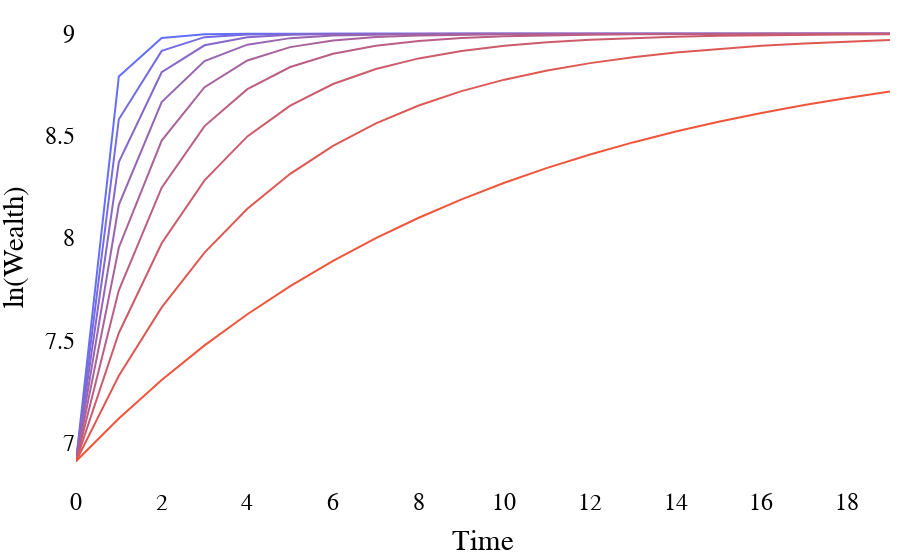

Notebook code for this chart:
### Code cell
import plotly.colors

# Parameters (Fixed)
beta_values = np.arange(0.1, 1.0, 0.1) #spacing = 0.1
W0 = 1000
t = np.arange(0, 20)
mu = 9


color_start = '#636EFA'
color_end = '#EF553B'

# Generate a continuous color scale from the two extreme colors defined above
colors = plotly.colors.sample_colorscale(
    plotly.colors.make_colorscale([color_start, color_end]), len(beta_values)
)


fig = go.Figure()

for i, beta in enumerate(beta_values):
    # Wealth calculation for each beta
    exp_part = (1 - beta**t) * mu
    wealth = np.exp(exp_part) * W0**(beta**t)
    
    fig.add_trace(go.Scatter(x=t, y=np.log(wealth), 
                            mode='lines',
                             name=f'beta = {beta}',
                             line=dict(color=colors[i]),
                                showlegend=False
                             ))

fig.update_layout(
    xaxis=dict(title='Time'),
    yaxis=dict(title='ln(Wealth)'),
    # showlegend=True,
    font_family="Times New Roman",
    title_font_family="Times New Roman",
    font_size=24,
    font_color='black',
    # paper_bgcolor='rgba(0,0,0,0)',
    plot_bgcolor = 'rgba(0,0,0,0)',
    margin=dict(l=10, r=10, t=10, b=10)
)

fig.show()

### Figure 1 — Plotly figure (JSON) as saved in the notebook; plotly's stock layout.template omitted (floating-point values rounded to 4 significant figures)
{"data": [{"line": {"color": "rgb(99, 110, 250)"}, "mode": "lines", "name": "beta = 0.1", "showlegend": false, "type": "scatter", "x": [0, 1, 2, 3, 4, 5, 6, 7, 8, 9, 10, 11, 12, 13, 14, 15, 16, 17, 18, 19], "y": [6.908, 8.791, 8.979, 8.998, 9.0, 9.0, 9.0, 9.0, 9.0, 9.0, 9.0, 9.0, 9.0, 9.0, 9.0, 9.0, 9.0, 9, 9, 9]}, {"line": {"color": "rgb(117, 107, 226)"}, "mode": "lines", "name": "beta = 0.2", "showlegend": false, "type": "scatter", "x": [0, 1, 2, 3, 4, 5, 6, 7, 8, 9, 10, 11, 12, 13, 14, 15, 16, 17, 18, 19], "y": [6.908, 8.582, 8.916, 8.983, 8.997, 8.999, 9.0, 9.0, 9.0, 9.0, 9.0, 9.0, 9.0, 9.0, 9.0, 9.0, 9.0, 9.0, 9.0, 9.0]}, {"line": {"color": "rgb(134, 104, 202)"}, "mode": "lines", "name": "beta = 0.30000000000000004", "showlegend": false, "type": "scatter", "x": [0, 1, 2, 3, 4, 5, 6, 7, 8, 9, 10, 11, 12, 13, 14, 15, 16, 17, 18, 19], "y": [6.908, 8.372, 8.812, 8.944, 8.983, 8.995, 8.998, 9.0, 9.0, 9.0, 9.0, 9.0, 9.0, 9.0, 9.0, 9.0, 9.0, 9.0, 9.0, 9.0]}, {"line": {"color": "rgb(152, 101, 178)"}, "mode": "lines", "name": "beta = 0.4", "showlegend": false, "type": "scatter", "x": [0, 1, 2, 3, 4, 5, 6, 7, 8, 9, 10, 11, 12, 13, 14, 15, 16, 17, 18, 19], "y": [6.908, 8.163, 8.665, 8.866, 8.946, 8.979, 8.991, 8.997, 8.999, 8.999, 9.0, 9.0, 9.0, 9.0, 9.0, 9.0, 9.0, 9.0, 9.0, 9.0]}, {"line": {"color": "rgb(169, 98, 154)"}, "mode": "lines", "name": "beta = 0.5", "showlegend": false, "type": "scatter", "x": [0, 1, 2, 3, 4, 5, 6, 7, 8, 9, 10, 11, 12, 13, 14, 15, 16, 17, 18, 19], "y": [6.908, 7.954, 8.477, 8.738, 8.869, 8.935, 8.967, 8.984, 8.992, 8.996, 8.998, 8.999, 8.999, 9.0, 9.0, 9.0, 9.0, 9.0, 9.0, 9.0]}, {"line": {"color": "rgb(187, 94, 131)"}, "mode": "lines", "name": "beta = 0.6000000000000001", "showlegend": false, "type": "scatter", "x": [0, 1, 2, 3, 4, 5, 6, 7, 8, 9, 10, 11, 12, 13, 14, 15, 16, 17, 18, 19], "y": [6.908, 7.745, 8.247, 8.548, 8.729, 8.837, 8.902, 8.941, 8.965, 8.979, 8.987, 8.992, 8.995, 8.997, 8.998, 8.999, 8.999, 9.0, 9.0, 9.0]}, {"line": {"color": "rgb(204, 91, 107)"}, "mode": "lines", "name": "beta = 0.7000000000000001", "showlegend": false, "type": "scatter", "x": [0, 1, 2, 3, 4, 5, 6, 7, 8, 9, 10, 11, 12, 13, 14, 15, 16, 17, 18, 19], "y": [6.908, 7.535, 7.975, 8.282, 8.498, 8.648, 8.754, 8.828, 8.879, 8.916, 8.941, 8.959, 8.971, 8.98, 8.986, 8.99, 8.993, 8.995, 8.997, 8.998]}, {"line": {"color": "rgb(222, 88, 83)"}, "mode": "lines", "name": "beta = 0.8", "showlegend": false, "type": "scatter", "x": [0, 1, 2, 3, 4, 5, 6, 7, 8, 9, 10, 11, 12, 13, 14, 15, 16, 17, 18, 19], "y": [6.908, 7.326, 7.661, 7.929, 8.143, 8.314, 8.452, 8.561, 8.649, 8.719, 8.775, 8.82, 8.856, 8.885, 8.908, 8.926, 8.941, 8.953, 8.962, 8.97]}, {"line": {"color": "rgb(239, 85, 59)"}, "mode": "lines", "name": "beta = 0.9", "showlegend": false, "type": "scatter", "x": [0, 1, 2, 3, 4, 5, 6, 7, 8, 9, 10, 11, 12, 13, 14, 15, 16, 17, 18, 19], "y": [6.908, 7.117, 7.305, 7.475, 7.627, 7.765, 7.888, 7.999, 8.099, 8.189, 8.27, 8.343, 8.409, 8.468, 8.521, 8.569, 8.612, 8.651, 8.686, 8.717]}], "layout": {"autosize": true, "font": {"color": "black", "family": "Times New Roman", "size": 24}, "margin": {"b": 10, "l": 10, "r": 10, "t": 10}, "plot_bgcolor": "rgba(0, 0, 0, 0)", "title": {"font": {"family": "Times New Roman"}}, "xaxis": {"autorange": true, "range": [0, 19], "title": {"text": "Time"}, "type": "linear"}, "yaxis": {"autorange": true, "range": [6.792, 9.116], "title": {"text": "ln(Wealth)"}, "type": "linear"}}}
